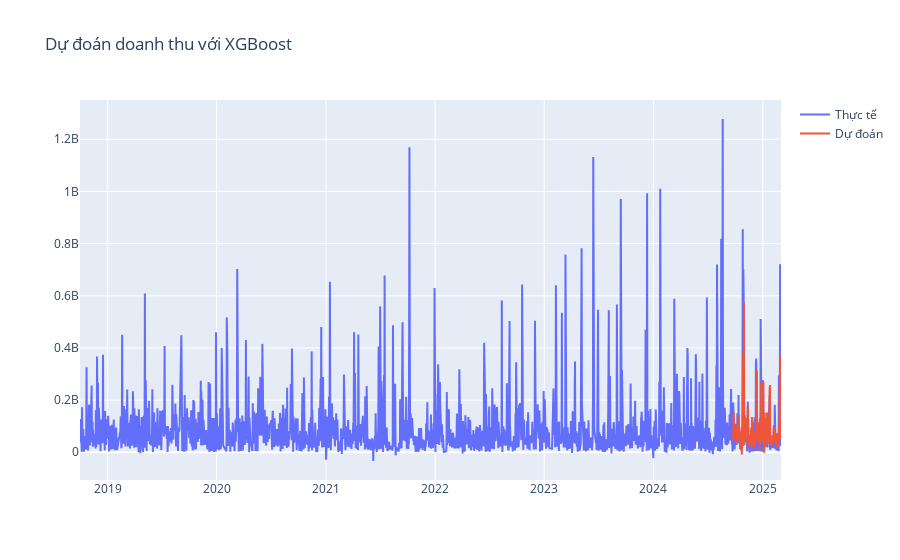

Notebook code cell kept with this figure:
### Markdown cell above
##### Biểu đồ so sánh

### Code cell
data.reset_index(drop = True, inplace = True)
data_result.reset_index(drop = True, inplace = True)

# Kết hợp 2 bảng để đồ thị hóa tạo biểu đồ
data_sales_pred = pd.merge(data, data_result,on='date',how='left')

# Đồ thị hóa dữ liệu thực tế và dự đoán
plot_data = [
    go.Scatter(
        x=data_sales_pred['date'],
        y=data_sales_pred['total_sales'],
        name='Thực tế'
    ),
        go.Scatter(
        x=data_sales_pred['date'],
        y=data_sales_pred['pred_value'],
        name='Dự đoán'
    )
    
]
plot_layout = go.Layout(
        title='Dự đoán doanh thu với XGBoost'
    )
fig = go.Figure(data=plot_data, layout=plot_layout)
pyoff.iplot(fig)

### Figure 1 — Plotly figure (JSON) as saved in the notebook; plotly's stock layout.template omitted (floating-point values rounded to 4 significant figures; data arrays with more than 128 entries replaced by an {"elided": "..."} marker saying what was removed)
{"data": [{"name": "Thực tế", "type": "scatter", "x": {"elided": "2196 str values"}, "y": {"elided": "2196 float values"}}, {"name": "Dự đoán", "type": "scatter", "x": {"elided": "2196 str values"}, "y": {"elided": "2196 float values"}}], "layout": {"title": {"text": "Dự đoán doanh thu với XGBoost"}}}
